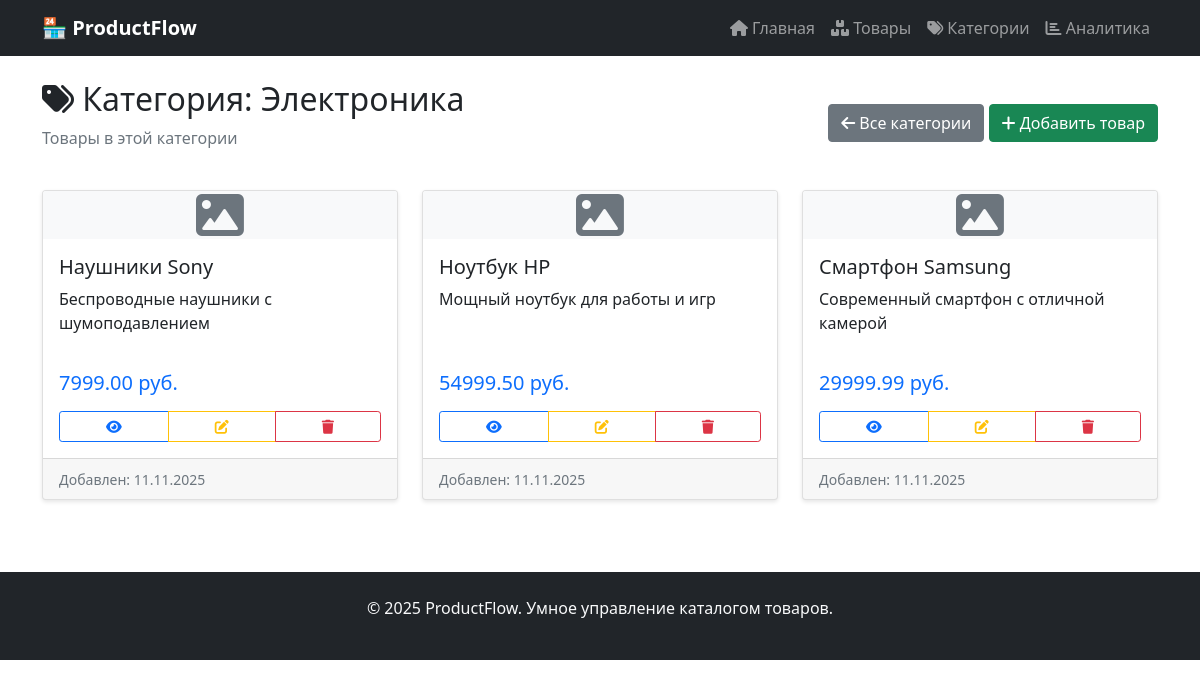
Screenshot of /categories/2/products/ with the database file from the repository.
### catalog/models.py (models this page shows, shortened)
class Category(models.Model):
    name = models.CharField(max_length=100, unique=True, verbose_name="Название категории")
    created_at = models.DateTimeField(auto_now_add=True, verbose_name="Дата создания")
    updated_at = models.DateTimeField(auto_now=True, verbose_name="Дата обновления")
    class Meta:
        verbose_name = "Категория"
        verbose_name_plural = "Категории"
        ordering = ['name']

class Product(models.Model):
    name = models.CharField(max_length=200, verbose_name="Название товара")
    description = models.TextField(blank=True, verbose_name="Описание")
    price = models.DecimalField(
        max_digits=10,
        decimal_places=2,
        validators=[MinValueValidator(0)],
        verbose_name="Цена"
    )
    category = models.ForeignKey(
        Category,
        on_delete=models.CASCADE,
        related_name='products',
        verbose_name="Категория"
    )
    image = models.ImageField(
        upload_to='products/',
        blank=True,
        null=True,
        verbose_name="Изображение товара"
    )
    created_at = models.DateTimeField(auto_now_add=True, verbose_name="Дата добавления")
    updated_at = models.DateTimeField(auto_now=True, verbose_name="Дата обновления")
    class Meta:
        verbose_name = "Товар"
        verbose_name_plural = "Товары"
        ordering = ['-created_at']

### catalog/views.py (the view)
# urls.py: path('categories/<int:pk>/products/', views.category_products_view, name='category_products'),
def category_products_view(request, pk):
    category = get_object_or_404(Category, pk=pk)
    products = category.products.all()
    context = {
        'category': category,
        'products': products,
    }
    return render(request, 'catalog/category_products.html', context)

### templates/catalog/category_products.html (shortened to what this page needs)
{% extends 'base.html' %}
{% block content %}
<div class="d-flex justify-content-between align-items-center mb-4">
    <div>
        <h2><i class="fas fa-tags"></i> Категория: {{ category.name }}</h2>
        <p class="text-muted">Товары в этой категории</p>
    </div>
    <div>
        <a href="{% url 'category_list' %}" class="btn btn-secondary">
            <i class="fas fa-arrow-left"></i> Все категории
        </a>
        <a href="{% url 'product_create' %}" class="btn btn-success">
            <i class="fas fa-plus"></i> Добавить товар
        </a>
    </div>
</div>
{% if products %}
<div class="row">
    {% for product in products %}
    <div class="col-md-6 col-lg-4 mb-4">
        <div class="card h-100">
            {% if product.image %}
            <img src="{{ product.image.url }}" class="card-img-top product-image" alt="{{ product.name }}">
            {% else %}
            <div class="card-img-top product-image bg-light d-flex align-items-center justify-content-center">
                <i class="fas fa-image fa-3x text-muted"></i>
            </div>
            {% endif %}
            <div class="card-body d-flex flex-column">
                <h5 class="card-title">{{ product.name }}</h5>
                <p class="card-text flex-grow-1">{{ product.description|truncatewords:15 }}</p>
                <div class="mt-auto">
                    <div class="d-flex justify-content-between align-items-center mb-2">
                        <span class="h5 text-primary">{{ product.price }} руб.</span>
                    </div>
                    <div class="btn-group w-100">
                        <a href="{% url 'product_detail' product.pk %}" class="btn btn-sm btn-outline-primary">
                            <i class="fas fa-eye"></i>
                        </a>
                        <a href="{% url 'product_update' product.pk %}" class="btn btn-sm btn-outline-warning">
                            <i class="fas fa-edit"></i>
                        </a>
                        <a href="{% url 'product_delete' product.pk %}" class="btn btn-sm btn-outline-danger">
                            <i class="fas fa-trash"></i>
                        </a>
                    </div>
                </div>
            </div>
            <div class="card-footer text-muted">
                <small>Добавлен: {{ product.created_at|date:"d.m.Y" }}</small>
            </div>
        </div>
    </div>
    {% endfor %}
</div>
{% endif %}
{% endblock %}

### templates/base.html (style rules this page uses)
.card { margin-bottom: 20px; box-shadow: 0 2px 4px rgba(0,0,0,0.1); transition: all 0.3s ease; }
.product-image { max-height: 200px; object-fit: cover; }

### rows the page displays
Category: name "Электроника"
Product: name "Наушники Sony", description "Беспроводные наушники с шумоподавлением", price "7999.00", created_at "11.11.2025"
Product: name "Ноутбук HP", description "Мощный ноутбук для работы и игр", price "54999.50", created_at "11.11.2025"
Product: name "Смартфон Samsung", description "Современный смартфон с отличной камерой", price "29999.99", created_at "11.11.2025"
